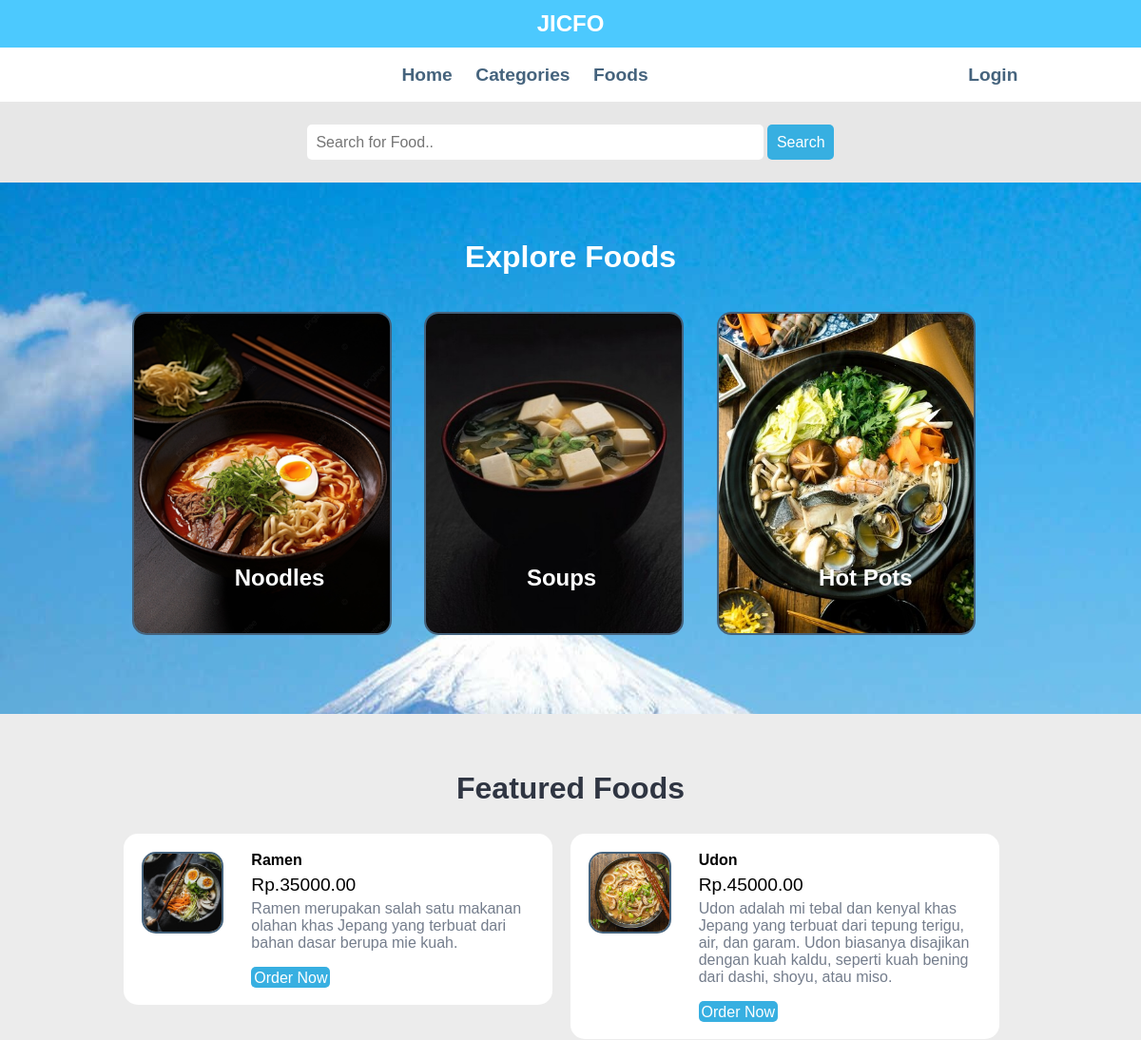
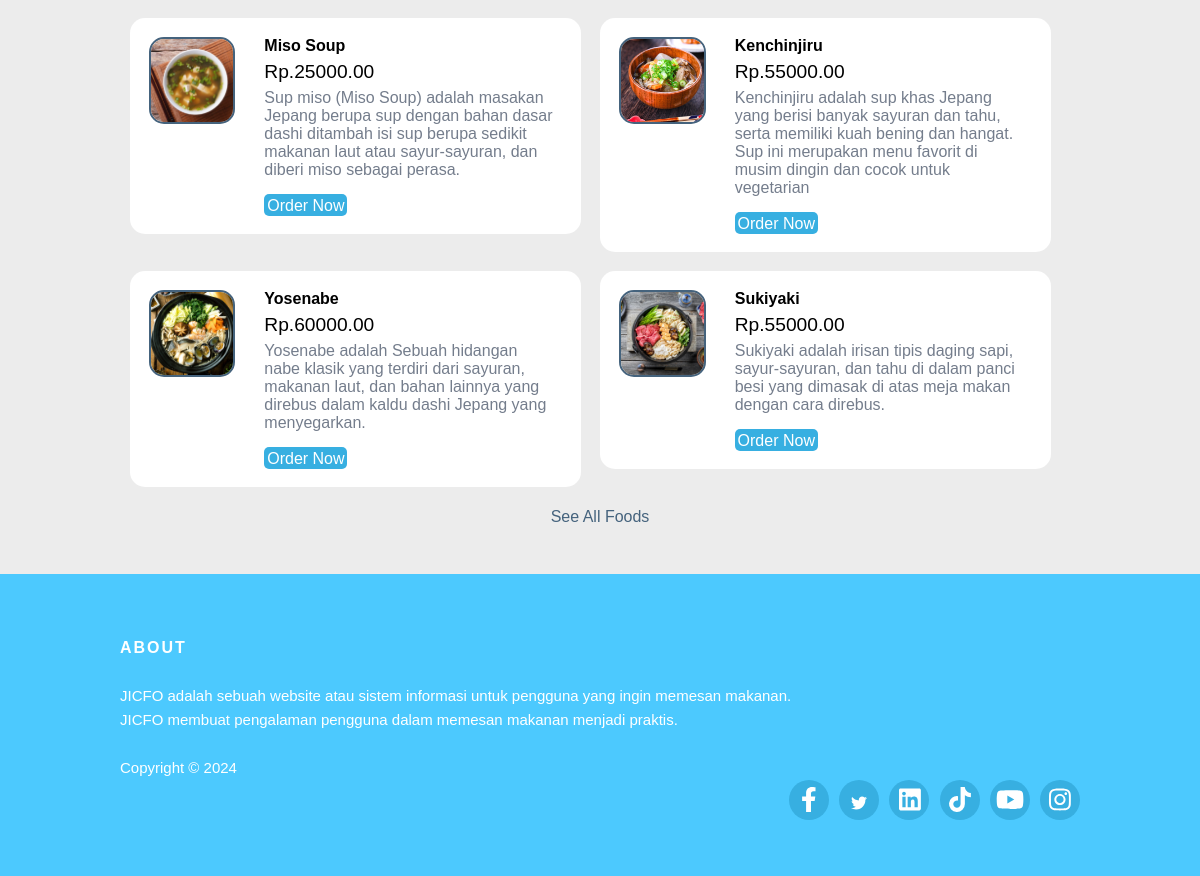
The page / on the database its author committed (2 pictures, top to bottom).
### tables this page shows
CREATE TABLE `tbl_category` (
  `id` int(10) UNSIGNED NOT NULL,
  `title` varchar(100) NOT NULL,
  `image_name` varchar(255) NOT NULL,
  `featured` varchar(10) NOT NULL,
  `active` varchar(10) NOT NULL
);

CREATE TABLE `tbl_food` (
  `id` int(10) UNSIGNED NOT NULL,
  `title` varchar(100) NOT NULL,
  `description` text NOT NULL,
  `price` decimal(10,2) NOT NULL,
  `image_name` varchar(255) NOT NULL,
  `category_id` int(10) UNSIGNED NOT NULL,
  `featured` varchar(10) NOT NULL,
  `active` varchar(10) NOT NULL
);

### index.php (the view, shortened to what this page needs)
<?php include('includes/menu.php'); ?>
<section class="food-search text-center">
    <div class="container">
        <form action="<?php echo SITEURL; ?>food-search.php" method="POST">
            <input type="search" name="search" placeholder="Search for Food.." required>
            <input type="submit" name="submit" value="Search" class="btn btn-primary">
        </form>
    </div>
</section>
<section class="categories"style="background-image: url('images/hakone2.jpg');">
    <div class="container">
        <h2 class="text-center text-white">Explore Foods</h2>
        <?php
            $sql = "SELECT * FROM tbl_category WHERE active='Yes' AND featured='Yes' LIMIT 3";
            $res = mysqli_query($conn, $sql);
            $count = mysqli_num_rows($res);
            if($count>0)
            {
                while($row=mysqli_fetch_assoc($res))
                {
                    $id = $row['id'];
                    $title = $row['title'];
                    $image_name = $row['image_name'];
                    ?>
                    <a href="<?php echo SITEURL; ?>category-foods.php?category_id=<?php echo $id; ?>">
                        <div class="box-3 float-container">
                            <?php
                                if($image_name=="")
                                {
                                    echo "<div class='error'>Image not Available</div>";
                                }
                                else
                                {
                                    ?>
                                    <img src="<?php echo SITEURL; ?>images/category/<?php echo $image_name; ?>" alt="Pizza" class="img-responsive img-curve">
                                    <?php
                                }
                            ?>
                            <h3 class="float-text text-white"><?php echo $title; ?></h3>
                        </div>
                    </a>
                    <?php
                }
            }
            else
            {
                echo "<div class='error'>Category not Added.</div>";
            }
        ?>
    </div>
</section>
<section class="food-menu">
    <div class="container">
        <h2 class="text-center">Featured Foods</h2>
        <?php
        $sql2 = "SELECT * FROM tbl_food WHERE active='Yes' AND featured='Yes' LIMIT 6";
        $res2 = mysqli_query($conn, $sql2);
        $count2 = mysqli_num_rows($res2);
        if($count2>0)
        {
            while($row=mysqli_fetch_assoc($res2))
            {
                $id = $row['id'];
                $title = $row['title'];
                $price = $row['price'];
                $description = $row['description'];
                $image_name = $row['image_name'];
                ?>
                <div class="food-menu-box">
                    <div class="food-menu-img">
                        <?php
                            if($image_name=="")
                            {
                                echo "<div class='error'>Image not available.</div>";
                            }
                            else
                            {
                                ?>
                                <img src="<?php echo SITEURL; ?>images/food/<?php echo $image_name; ?>" alt="Chicke Hawain Pizza" class="img-responsive img-curve">
                                <?php
                            }
                        ?>
                    </div>
                    <div class="food-menu-desc">
                        <h4><?php echo $title; ?></h4>
                        <p class="food-price">Rp.<?php echo $price; ?></p>
                        <p class="food-detail">
                            <?php echo $description; ?>
                        </p>
                        <br>
                        <a href="<?php echo SITEURL; ?>order.php?food_id=<?php echo $id; ?>" class="btn btn-primary">Order Now</a>
                    </div>
                </div>
                <?php
            }
        }
        else
        {
            echo "<div class='error'>Food not available.</div>";
        }
        ?>
    </div>
    <p class="text-center">
        <a href="http://localhost/JICFO/foods.php">See All Foods</a>
    </p>
</section>
<?php include('includes/footer.php'); ?>

### includes/menu.php (shortened to what this page needs)
<!DOCTYPE html>
<html lang="en">
<head>
    <link rel="stylesheet" href="css/style.css">
</head>
<body>
     <section class="navbar">
        <div class="container2">
            <div class="text-center text-white">
            <h1>JICFO</h1>
        </div>
    </section>
    <section class="navbar">
        <div class="container">
            <div class="menu text-center">
                <ul>
                    <li>
                        <a href="<?php echo SITEURL; ?>">Home</a>
                    </li>
                    <li>
                        <a href="<?php echo SITEURL; ?>categories.php">Categories</a>
                    </li>
                    <li>
                        <a href="<?php echo SITEURL; ?>foods.php">Foods</a>
                    </li>
                    <li>
							<?php
						if(empty($_SESSION["u_id"]))
							{
								echo '<li class="loginbutton"><a href="login.php" class="nav-link active">Login</a> </li>';
							}
						else
							{
                                    echo  '<li class="nav-item"><a href="myorders.php" class="nav-link active">Myorders</a> </li>';
									echo  '<li class="nav-item"><a href="logout.php" class="nav-link active">Logout</a> </li>';
							}
						?>
                    </li>
                </ul>
            </div>
        </div>
    </section>

### includes/footer.php (shortened to what this page needs)
  <head>
</head>
  <footer class="site-footer">
  <link rel="stylesheet" href="css/footer.css">
      <div class="container">
        <div class="row">
          <div class="col-sm-12 col-md-6">
            <h6>About</h6>
            <p class="text-justify">
                <br>JICFO adalah sebuah website atau sistem informasi untuk pengguna yang ingin memesan makanan.
                <br>JICFO membuat pengalaman pengguna dalam memesan makanan menjadi praktis.</p>
          </div>
        </div>
      </div>
      <div class="container">
        <div class="row">
          <div class="col-md-8 col-sm-6 col-xs-12">
            <p class="copyright-text">Copyright &copy; 2024
            </p>
          </div>
          <div class="social-icons">
                    <a class="social-button facebook" href="https://www.facebook.com/" target="_blank"><i class="fab fa-facebook-f"></i></a>
                    <a class="social-button twitter" href="https://www.twitter.com/" target="_blank"><i class="fab fa-twitter"></i></a>
                    <a class="social-button linkedin" href="https://www.linkedin.com/" target="_blank"><i class="fab fa-linkedin"></i></a>
                    <a class="social-button tiktok" href="https://www.tiktok.com/" target="_blank"><i class="fab fa-tiktok"></i></a>
                    <a class="social-button youtube" href="https://www.youtube.com/" target="_blank"><i class="fab fa-youtube"></i></a>
                    <a class="social-button instagram" href="https://www.instagram.com/" target="_blank"><i class="fab fa-instagram"></i></a>
                </div>
                <br>
        </div>
      </div>
</footer>

### css/style.css (style rules this page uses)
* { margin: 0 0; padding: 0 0; font-family: Arial, Helvetica, sans-serif; }
.container { width: 80%; margin: 0 auto; padding: 1%; }
.container2 { width: 100%; margin: 0 auto; line-height: 50px; background-color: #4CC9FE; }
.img-responsive { width: 100%; }
.img-curve { border-radius: 15px; border: 2px solid #45637d; }
.text-center { text-align: center; }
.text-white { color: white; }
a { color: #45637d; text-decoration: none; }
.btn { padding: 1%; border: none; font-size: 1rem; border-radius: 5px; }
.btn-primary { background-color: #37AFE1; color: white; cursor: pointer; }
h2 { color: #2f3542; font-size: 2rem; margin-bottom: 2%; }
h3 { font-size: 1.5rem; }
.float-container { position: relative; }
.float-text { position: absolute; bottom: 50px; left: 40%; }
.loginbutton { float:right; line-height: 14px; font-size: 1.2rem; font-weight: bold; }
.menu { line-height: 14px; font-size: 1.2rem; }
.menu ul { list-style-type: none; }
.menu ul li { display:inline-block; padding: 1%; font-weight: bold; }
.food-search { background-color:#e7e7e7; padding: 1% 0; }
.food-search input[type="search"] { width: 50%; padding: 1%; font-size: 1rem; border: none; border-radius: 5px; }
.categories { padding: 4% 0; }
.box-3 { width: 28%; float: left; margin: 2%; }
.food-menu { background-color: #ececec; padding: 4% 0; }
.food-menu-box { width: 43%; margin: 1%; padding: 2%; float: left; background-color: white; border-radius: 15px; }
.food-menu-img { width: 20%; float: left; }
.food-menu-desc { width: 70%; float: left; margin-left: 8%; }
.food-price { font-size: 1.2rem; margin: 2% 0; }
.food-detail { font-size: 1rem; color: #747d8c; }

### css/footer.css (style rules this page uses)
.site-footer { background-color:#4CC9FE; padding:45px 0 20px; font-size:15px; line-height:24px; color:#FFFFFF; }
.site-footer h6 { color:#fff; font-size:16px; text-transform:uppercase; margin-top:5px; letter-spacing:2px }
.site-footer a { color:#FFFFFF; }
.site-footer .social-icons { text-align:right }
.site-footer .social-icons a { width:40px; height:40px; margin-left:6px; margin-right:0; border-radius:100%; background-color:#37AFE1; color:#FFFFFF; }
.copyright-text { margin:0 }
.social-icons { padding-left:0; margin-bottom:0; list-style:none }
.social-icons a { background-color:#eceeef; color:#818a91; font-size:16px; display:inline-block; line-height:44px; width:44px; height:44px; text-align:center; margin-right:8px; border-radius:100%; -webkit-transition:all .2s linear; -o-transition:all .2s linear; transition:all .2s linear }
.svg-inline--fa { vertical-align: -0.200em; }
.rounded-social-buttons .fa-twitter, .fa-facebook-f, .fa-linkedin, .fa-tiktok, .fa-youtube, .fa-instagram { font-size: 25px; }

### rows shown on the page
tbl_category: image_name (picture), title "Noodles"
tbl_category: image_name (picture), title "Soups"
tbl_category: image_name (picture), title "Hot Pots"
tbl_food: image_name (picture), title "Ramen", price "35000.00", description "Ramen merupakan salah satu makanan olahan khas Jepang yang terbuat dari bahan dasar berupa mie kuah."
tbl_food: image_name (picture), title "Udon", price "45000.00", description "Udon adalah mi tebal dan kenyal khas Jepang yang terbuat dari tepung terigu, air, dan garam. Udon biasanya disajikan dengan kuah kaldu, seperti kuah bening dari dashi, shoyu, atau miso."
tbl_food: image_name (picture), title "Miso Soup", price "25000.00", description "Sup miso (Miso Soup) adalah masakan Jepang berupa sup dengan bahan dasar dashi ditambah isi sup berupa sedikit makanan laut atau sayur-sayuran, dan diberi miso sebagai perasa."
tbl_food: image_name (picture), title "Kenchinjiru", price "55000.00", description "Kenchinjiru adalah sup khas Jepang yang berisi banyak sayuran dan tahu, serta memiliki kuah bening dan hangat. Sup ini merupakan menu favorit di musim dingin dan cocok untuk vegetarian"
tbl_food: image_name (picture), title "Yosenabe", price "60000.00", description "Yosenabe adalah Sebuah hidangan nabe klasik yang terdiri dari sayuran, makanan laut, dan bahan lainnya yang direbus dalam kaldu dashi Jepang yang menyegarkan."
tbl_food: image_name (picture), title "Sukiyaki", price "55000.00", description "Sukiyaki adalah irisan tipis daging sapi, sayur-sayuran, dan tahu di dalam panci besi yang dimasak di atas meja makan dengan cara direbus."
